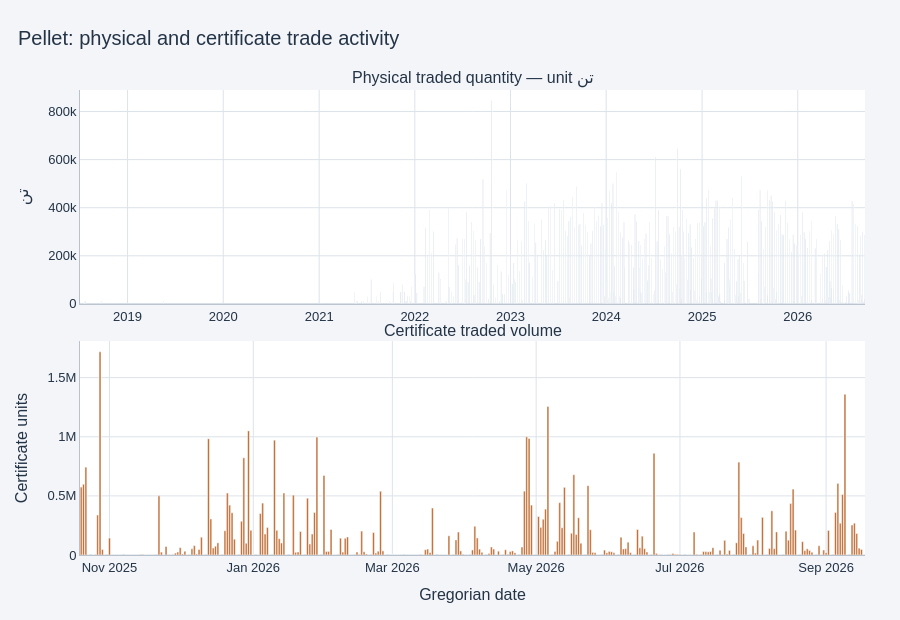

The notebook cell saved with this chart:
### Markdown cell above
## Standard market dashboard

This governed, read-only section uses the same presentation contract across commodity projects:
source coverage, physical and certificate activity, separate price panels, physical-goods
composition, and validated processed bubbles. It never writes raw data or constructs a missing
bubble. For Pellet, product comparability still follows the project-specific workflow.

### Code cell
from pathlib import Path
import sys

def locate_workspace(start=Path.cwd()):
    for candidate in [start, *start.parents]:
        if (candidate / "commodity" / "pellet").exists() and (candidate / "shared").exists():
            return candidate
    raise FileNotFoundError("Could not locate workspace root")

WORKSPACE_ROOT = locate_workspace()
if str(WORKSPACE_ROOT) not in sys.path:
    sys.path.insert(0, str(WORKSPACE_ROOT))

from shared.notebook_tools.commodity_dashboard import (
    goods_type_counts,
    load_markets,
    market_summary,
    plot_available_bubbles,
    plot_goods_type_counts,
    plot_market_prices,
    plot_trade_activity,
)

PROJECT_DIR = WORKSPACE_ROOT / "commodity" / "pellet"
physical_dashboard, certificate_dashboard = load_markets(
    PROJECT_DIR, "pellet", physical_filename=None
)
display(market_summary(physical_dashboard, certificate_dashboard))
plot_trade_activity(physical_dashboard, certificate_dashboard, "Pellet")
plot_market_prices(physical_dashboard, certificate_dashboard, "Pellet")
goods_count_table = plot_goods_type_counts(physical_dashboard, "Pellet", top_n=30)
display(goods_count_table)
bubble_series_plotted = plot_available_bubbles(PROJECT_DIR, "Pellet")

### Figure 1 — Plotly figure (JSON) as saved in the notebook; plotly's stock layout.template omitted (floating-point values rounded to 4 significant figures; data arrays with more than 128 entries replaced by an {"elided": "..."} marker saying what was removed)
{"data": [{"hovertemplate": "Date=%{x|%Y-%m-%d}<br>Quantity=%{y:,.2f}<extra></extra>", "marker": {"color": "#35618f"}, "name": "Physical (تن)", "type": "bar", "x": {"elided": "440 str values"}, "xaxis": "x", "y": {"elided": "440 float values"}, "yaxis": "y"}, {"hovertemplate": "Date=%{x|%Y-%m-%d}<br>Volume=%{y:,.0f}<extra></extra>", "marker": {"color": "#bf6b32"}, "name": "Certificate", "type": "bar", "x": {"elided": "286 str values"}, "xaxis": "x2", "y": {"elided": "286 int values"}, "yaxis": "y2"}], "layout": {"annotations": [{"font": {"size": 16}, "showarrow": false, "text": "Physical traded quantity — unit تن", "x": 0.5, "xanchor": "center", "xref": "paper", "y": 1, "yanchor": "bottom", "yref": "paper"}, {"font": {"size": 16}, "showarrow": false, "text": "Certificate traded volume", "x": 0.5, "xanchor": "center", "xref": "paper", "y": 0.46, "yanchor": "bottom", "yref": "paper"}], "autosize": true, "font": {"color": "#243447", "family": "Arial, Tahoma, sans-serif", "size": 13}, "height": 620, "hoverlabel": {"bgcolor": "#FFFFFF", "font": {"color": "#243447"}}, "hovermode": "x unified", "margin": {"b": 65, "l": 80, "r": 35, "t": 90}, "paper_bgcolor": "#F3F5F8", "plot_bgcolor": "#FFFFFF", "showlegend": false, "title": {"font": {"size": 20}, "text": "Pellet: physical and certificate trade activity", "x": 0.02, "xanchor": "left"}, "xaxis": {"anchor": "y", "automargin": true, "domain": [0, 1], "gridcolor": "#DDE3EA", "linecolor": "#B8C2CC", "showgrid": true, "zerolinecolor": "#DDE3EA"}, "xaxis2": {"anchor": "y2", "automargin": true, "domain": [0, 1], "gridcolor": "#DDE3EA", "linecolor": "#B8C2CC", "showgrid": true, "title": {"text": "Gregorian date"}, "zerolinecolor": "#DDE3EA"}, "yaxis": {"anchor": "x", "automargin": true, "domain": [0.54, 1], "gridcolor": "#DDE3EA", "linecolor": "#B8C2CC", "showgrid": true, "title": {"text": "تن"}, "zerolinecolor": "#DDE3EA"}, "yaxis2": {"anchor": "x2", "automargin": true, "domain": [0, 0.46], "gridcolor": "#DDE3EA", "linecolor": "#B8C2CC", "showgrid": true, "title": {"text": "Certificate units"}, "zerolinecolor": "#DDE3EA"}}}
